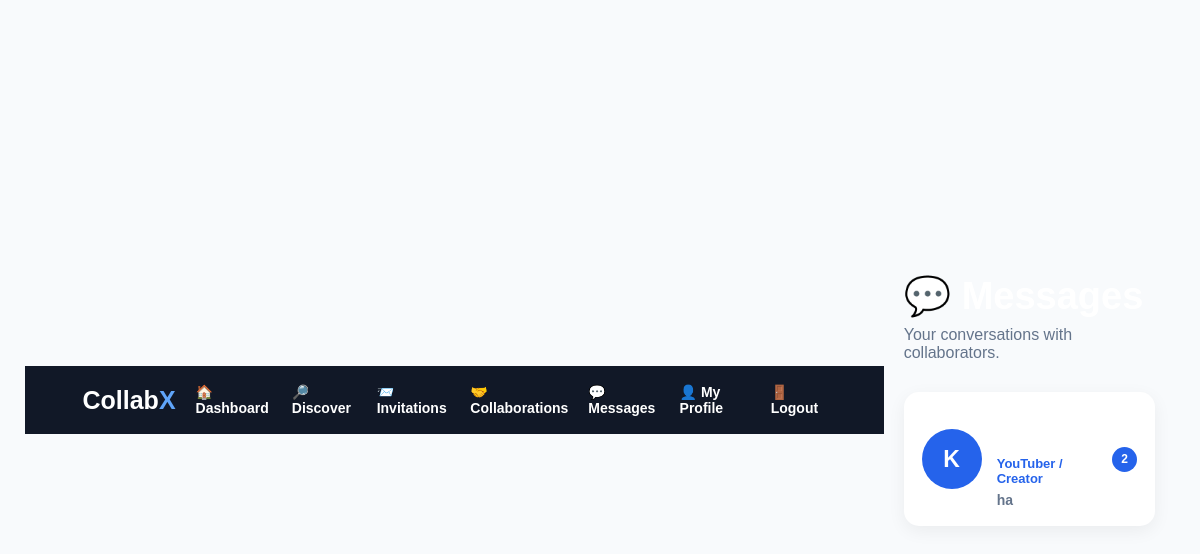
Before: /messages (signed in) with the older database file.
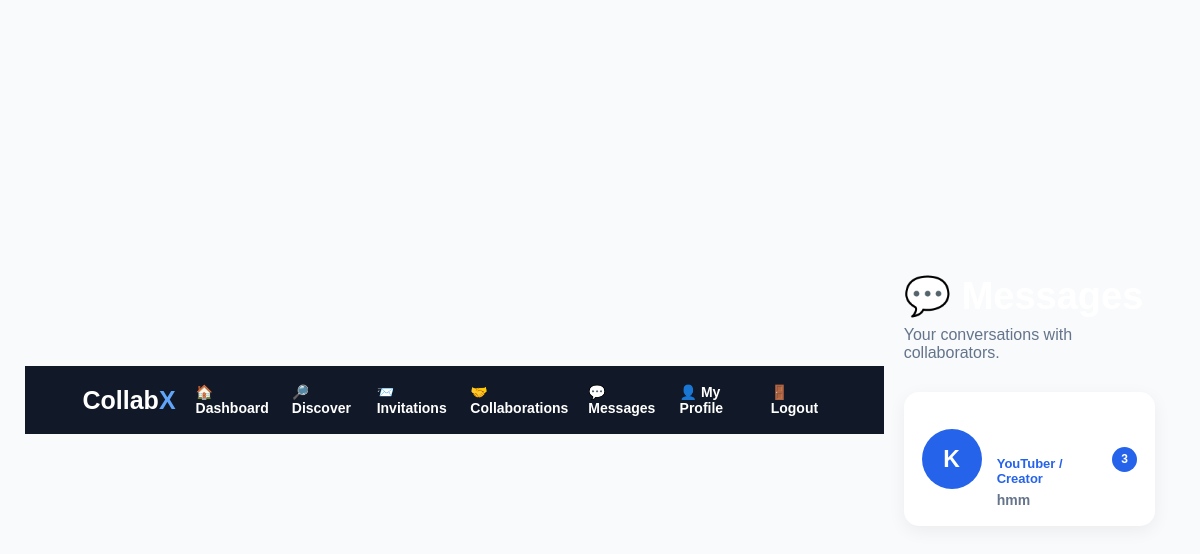
After: the same page with the newer database file.
### tables this page shows
CREATE TABLE users (

            id INTEGER PRIMARY KEY AUTOINCREMENT,

            first_name TEXT NOT NULL,

            last_name TEXT NOT NULL,

            email TEXT UNIQUE NOT NULL,

            role TEXT NOT NULL,

            password TEXT NOT NULL,

            created_at TIMESTAMP DEFAULT CURRENT_TIMESTAMP

        );

CREATE TABLE messages (

            id INTEGER PRIMARY KEY AUTOINCREMENT,

            sender_id INTEGER NOT NULL,

            receiver_id INTEGER NOT NULL,

            message TEXT NOT NULL,

            created_at TIMESTAMP
            DEFAULT CURRENT_TIMESTAMP, is_read INTEGER DEFAULT 0,

            FOREIGN KEY (sender_id)
            REFERENCES users(id),

            FOREIGN KEY (receiver_id)
            REFERENCES users(id)

        );

### app.py (the view)
@app.route("/messages")
def messages_inbox():
    if "user_id" not in session:
        return redirect(
            url_for("login")
        )
    current_user_id = session["user_id"]
    connection = get_db()
    conversations = connection.execute("""
        SELECT DISTINCT

            CASE
                WHEN sender_id = ?
                THEN receiver_id
                ELSE sender_id
            END AS other_user_id

        FROM messages

        WHERE sender_id = ?
        OR receiver_id = ?

    """, (
        current_user_id,
        current_user_id,
        current_user_id
    )).fetchall()
    users = []
    for conversation in conversations:
        other_user_id = conversation["other_user_id"]
        user = connection.execute("""
            SELECT
                users.id,
                users.first_name,
                users.last_name,
                users.role,
                profiles.profile_picture

            FROM users

            LEFT JOIN profiles
            ON users.id = profiles.user_id

            WHERE users.id = ?

        """, (
            other_user_id,
        )).fetchone()
        last_message = connection.execute("""
            SELECT
                message,
                created_at,
                sender_id

            FROM messages

            WHERE
                (
                    sender_id = ?
                    AND receiver_id = ?
                )

                OR

                (
                    sender_id = ?
                    AND receiver_id = ?
                )

            ORDER BY created_at DESC

            LIMIT 1

        """, (
            current_user_id,
            other_user_id,
            other_user_id,
            current_user_id
        )).fetchone()
        unread = connection.execute("""
            SELECT COUNT(*) AS count

            FROM messages

            WHERE sender_id = ?
            AND receiver_id = ?
            AND is_read = 0

        """, (
            other_user_id,
            current_user_id
        )).fetchone()["count"]
        users.append({
            "user": user,
            "last_message": last_message,
            "unread": unread
        })
    connection.close()
    return render_template(
        "messages.html",
        conversations=users
    )

### app.py (called while the page is built)
def get_db():
    connection = sqlite3.connect(
        "collabx.db"
    )
    connection.row_factory = sqlite3.Row
    return connection

@app.context_processor
def inject_unread_messages():
    if "user_id" not in session:
        return {
            "unread_messages": 0,
            "unread_invitations": 0
        }
    connection = get_db()
    unread_messages = connection.execute("""
        SELECT COUNT(*) AS count
        FROM messages
        WHERE receiver_id = ?
        AND is_read = 0
    """, (session["user_id"],)).fetchone()["count"]
    unread_invitations = connection.execute("""
        SELECT COUNT(*) AS count
        FROM invitations
        WHERE receiver_id = ?
        AND status = 'pending'
    """, (session["user_id"],)).fetchone()["count"]
    connection.close()
    return {
        "unread_messages": unread_messages,
        "unread_invitations": unread_invitations
    }

### templates/messages.html (shortened to what this page needs)
<!DOCTYPE html>
<html lang="en">
<head>
    <link
        rel="stylesheet"
        href="{{ url_for('static', filename='style.css') }}"
    >
</head>
<body>
<nav class="dashboard-nav">
    <div class="nav-logo">
        Collab<span>X</span>
    </div>
    <div class="nav-links">
        <a href="/dashboard">
            🏠 Dashboard
        </a>
        <a href="/discover">
            🔎 Discover
        </a>
        <a href="/invitations">
            📨 Invitations
        </a>
        <a href="/collaborations">
            🤝 Collaborations
        </a>
        <a href="/messages">
            💬 Messages
        </a>
        <a href="/profile">
            👤 My Profile
        </a>
        <a href="/logout">
            🚪 Logout
        </a>
    </div>
</nav>
<div class="page">
    <div class="header">
        <h1>
            💬 Messages
        </h1>
        <p>
            Your conversations with collaborators.
        </p>
    </div>
    {% if conversations %}
    <div class="messages-list">
        {% for conversation in conversations %}
        <a
            href="{{ url_for(
                'chat',
                user_id=conversation.user.id
            ) }}"
            class="conversation"
        >
            {% if conversation.user.profile_picture %}
            <img
                src="{{ url_for(
                    'static',
                    filename=conversation.user.profile_picture
                ) }}"
                class="profile-picture"
                alt="Profile picture"
            >
            {% else %}
            <div class="placeholder">
                {{ conversation.user.first_name[0]|upper }}
            </div>
            {% endif %}
            <div class="conversation-info">
                <div class="name">
                </div>
                <div class="role">
                    {{ conversation.user.role }}
                </div>
                {% if conversation.last_message %}
                <div class="last-message">
                    {{ conversation.last_message.message }}
                </div>
                {% else %}
                <div class="last-message">
                    No messages yet.
                </div>
                {% endif %}
            </div>
            {% if conversation.unread > 0 %}
            <div class="unread">
                {{ conversation.unread }}
            </div>
            {% endif %}
        </a>
        {% endfor %}
    </div>
    {% endif %}
</div>
</body>
</html>

### static/style.css (style rules this page uses)
* { margin: 0; padding: 0; box-sizing: border-box; }
body { min-height: 100vh; font-family: Arial, Helvetica, sans-serif; background: #0b1020; display: flex; align-items: center; justify-content: center; padding: 25px; color: white; }
a { color: #2563eb; text-decoration: none; font-weight: 600; }
.nav-logo { font-size: 25px; font-weight: 800; }
.nav-logo span { color: #60a5fa; }
.nav-links { display: flex; gap: 25px; align-items: center; }
.nav-links a { color: white; text-decoration: none; font-size: 14px; }
.role { font-size: 18px; color: #2563eb; font-weight: 700; margin-bottom: 8px; }
.dashboard-nav { background: #111827; padding: 18px 5%; display: flex; align-items: center; justify-content: space-between; gap: 20px; }
.nav-logo { color: white; font-size: 25px; font-weight: bold; }
.nav-links { display: flex; align-items: center; gap: 20px; }

### templates/messages.html (style rules this page uses)
body { background: #f8fafc; }
.page { max-width: 900px; margin: auto; padding: 40px 20px; }
.header { margin-bottom: 30px; }
.header h1 { font-size: 38px; margin-bottom: 8px; }
.header p { color: #64748b; }
.messages-list { display: flex; flex-direction: column; gap: 12px; }
.conversation { background: white; padding: 18px; border-radius: 15px; display: flex; align-items: center; gap: 15px; text-decoration: none; color: inherit; box-shadow: 0 5px 18px rgba(0,0,0,0.06); transition: 0.2s; }
.placeholder { width: 60px; height: 60px; border-radius: 50%; background: #2563eb; color: white; display: flex; align-items: center; justify-content: center; font-size: 23px; font-weight: bold; }
.conversation-info { flex: 1; }
.name { font-size: 18px; font-weight: bold; margin-bottom: 4px; }
.role { color: #2563eb; font-size: 13px; margin-bottom: 6px; }
.last-message { color: #64748b; font-size: 14px; white-space: nowrap; overflow: hidden; text-overflow: ellipsis; max-width: 600px; }
.unread { background: #2563eb; color: white; min-width: 25px; height: 25px; border-radius: 50%; display: flex; align-items: center; justify-content: center; font-size: 12px; font-weight: bold; }

Changed rows visible on the page:
no longer on this page (row unchanged): messages: last_message.message "ha"
added messages: last_message.message "hmm"
Other visible differences:
new list line: "K YouTuber / Creator"
new list line: "3"
list line gone: "K YouTuber / Creator"
list line gone: "2"
